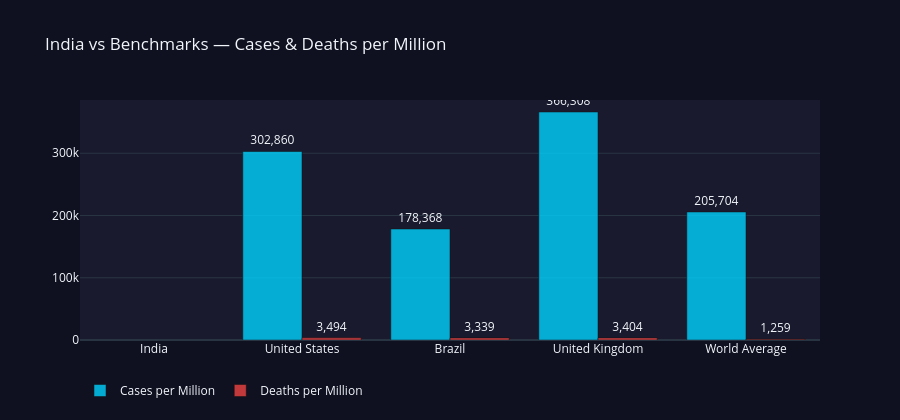
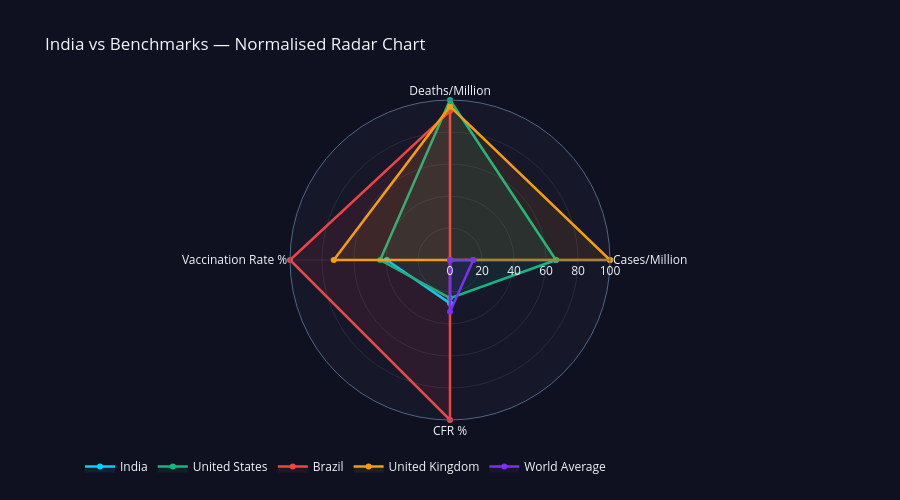

The code cell stored with these charts, in order, in its notebook:
### Markdown cell above
## Cell 5 — India vs Global Benchmark Comparison

### Code cell
# =============================================================================
# CELL 5 — India vs Global Benchmark Comparison
# =============================================================================

BENCHMARKS = ["India","United States","Brazil","United Kingdom"]

def latest_snapshot(df, loc):
    sub = df[df["location"] == loc].sort_values("date")
    return sub.iloc[-1] if not sub.empty else pd.Series(dtype=float)

bench_rows = []
for loc in BENCHMARKS:
    row = latest_snapshot(covid_df, loc)
    if not row.empty:
        bench_rows.append({
            "location": loc,
            "total_cases_per_million":  row.get("total_cases_per_million",  np.nan),
            "total_deaths_per_million": row.get("total_deaths_per_million", np.nan),
            "vaccination_rate":         row.get("vaccination_rate",         np.nan),
            "case_fatality_rate":       row.get("case_fatality_rate",       np.nan),
        })

world_latest = covid_df.sort_values("date").groupby("location").last().reset_index()
bench_rows.append({
    "location": "World Average",
    "total_cases_per_million":  world_latest["total_cases_per_million"].mean(),
    "total_deaths_per_million": world_latest["total_deaths_per_million"].mean(),
    "vaccination_rate":         world_latest["vaccination_rate"].mean(),
    "case_fatality_rate":       world_latest["case_fatality_rate"].mean(),
})
bench_df = pd.DataFrame(bench_rows)
bench_df["cfr_pct"] = bench_df["case_fatality_rate"].apply(
    lambda v: v * 100 if pd.notna(v) and v <= 1 else v)

print(bench_df[["location","total_cases_per_million","total_deaths_per_million",
                "vaccination_rate","cfr_pct"]].to_string(index=False, float_format="{:.2f}".format))

# Grouped bar chart
fig5a = go.Figure()
for metric, label, colour in [
    ("total_cases_per_million",  "Cases per Million",  "rgba(0,210,255,0.8)"),
    ("total_deaths_per_million", "Deaths per Million", "rgba(239,68,68,0.8)"),
]:
    fig5a.add_trace(go.Bar(name=label, x=bench_df["location"], y=bench_df[metric],
                           marker_color=colour,
                           text=bench_df[metric].apply(lambda v: f"{v:,.0f}" if pd.notna(v) else ""),
                           textposition="outside",
                           hovertemplate=f"<b>%{{x}}</b><br>{label}: %{{y:,.0f}}<extra></extra>"))
fig5a.update_layout(template="plotly_dark", barmode="group", height=420,
                    title="India vs Benchmarks — Cases & Deaths per Million",
                    paper_bgcolor="#0f1120", plot_bgcolor="#1a1a2e",
                    legend=dict(orientation="h", y=-0.15))
fig5a.show()

# Radar chart
radar_metrics = ["total_cases_per_million","total_deaths_per_million","vaccination_rate","cfr_pct"]
radar_labels  = ["Cases/Million","Deaths/Million","Vaccination Rate %","CFR %"]
radar_norm = bench_df[["location"] + radar_metrics].copy()
for col in radar_metrics:
    lo, hi = radar_norm[col].min(), radar_norm[col].max()
    radar_norm[col] = (radar_norm[col] - lo) / (hi - lo + 1e-9) * 100

RADAR_COLOURS = {"India":"#00d2ff","United States":"#10b981","Brazil":"#ef4444",
                 "United Kingdom":"#f59e0b","World Average":"#7b2ff7"}
theta = radar_labels + [radar_labels[0]]
fig5b = go.Figure()
for _, row in radar_norm.iterrows():
    loc    = row["location"]
    values = [row[m] for m in radar_metrics] + [row[radar_metrics[0]]]
    colour = RADAR_COLOURS.get(loc, "#888")
    rt     = tuple(int(colour.lstrip("#")[i:i+2], 16) for i in (0,2,4))
    fig5b.add_trace(go.Scatterpolar(r=values, theta=theta, fill="toself", name=loc,
                                    line=dict(color=colour, width=2.5),
                                    fillcolor=f"rgba{rt+(0.09,)}"))
fig5b.update_layout(template="plotly_dark",
                    title="India vs Benchmarks — Normalised Radar Chart",
                    polar=dict(bgcolor="rgba(26,26,46,0.8)",
                               radialaxis=dict(visible=True, range=[0,100],
                                              gridcolor="rgba(255,255,255,0.08)"),
                               angularaxis=dict(gridcolor="rgba(255,255,255,0.08)")),
                    height=500, paper_bgcolor="#0f1120",
                    legend=dict(orientation="h", y=-0.10))
fig5b.show()

### Figure 1 — Plotly figure (JSON) as saved in the notebook; plotly's stock layout.template omitted (floating-point values rounded to 4 significant figures)
{"data": [{"hovertemplate": "<b>%{x}</b><br>Cases per Million: %{y:,.0f}<extra></extra>", "marker": {"color": "rgba(0,210,255,0.8)"}, "name": "Cases per Million", "text": ["", "302,860", "178,368", "366,308", "205,704"], "textposition": "outside", "type": "bar", "x": ["India", "United States", "Brazil", "United Kingdom", "World Average"], "y": [NaN, 302900.0, 178400.0, 366300.0, 205700.0]}, {"hovertemplate": "<b>%{x}</b><br>Deaths per Million: %{y:,.0f}<extra></extra>", "marker": {"color": "rgba(239,68,68,0.8)"}, "name": "Deaths per Million", "text": ["", "3,494", "3,339", "3,404", "1,259"], "textposition": "outside", "type": "bar", "x": ["India", "United States", "Brazil", "United Kingdom", "World Average"], "y": [NaN, 3494.0, 3339.0, 3404.0, 1259.0]}], "layout": {"barmode": "group", "height": 420, "legend": {"orientation": "h", "y": -0.15}, "paper_bgcolor": "#0f1120", "plot_bgcolor": "#1a1a2e", "title": {"text": "India vs Benchmarks — Cases & Deaths per Million"}}}

### Figure 2 — Plotly figure (JSON) as saved in the notebook; plotly's stock layout.template omitted (floating-point values rounded to 4 significant figures)
{"data": [{"fill": "toself", "fillcolor": "rgba(0, 210, 255, 0.09)", "line": {"color": "#00d2ff", "width": 2.5}, "name": "India", "r": [null, null, 39.51, 27.1, null], "theta": ["Cases/Million", "Deaths/Million", "Vaccination Rate %", "CFR %", "Cases/Million"], "type": "scatterpolar"}, {"fill": "toself", "fillcolor": "rgba(16, 185, 129, 0.09)", "line": {"color": "#10b981", "width": 2.5}, "name": "United States", "r": [66.24, 100.0, 43.65, 23.78, 66.24], "theta": ["Cases/Million", "Deaths/Million", "Vaccination Rate %", "CFR %", "Cases/Million"], "type": "scatterpolar"}, {"fill": "toself", "fillcolor": "rgba(239, 68, 68, 0.09)", "line": {"color": "#ef4444", "width": 2.5}, "name": "Brazil", "r": [0, 93.06, 100.0, 100.0, 0], "theta": ["Cases/Million", "Deaths/Million", "Vaccination Rate %", "CFR %", "Cases/Million"], "type": "scatterpolar"}, {"fill": "toself", "fillcolor": "rgba(245, 158, 11, 0.09)", "line": {"color": "#f59e0b", "width": 2.5}, "name": "United Kingdom", "r": [100.0, 96.01, 72.64, 0, 100.0], "theta": ["Cases/Million", "Deaths/Million", "Vaccination Rate %", "CFR %", "Cases/Million"], "type": "scatterpolar"}, {"fill": "toself", "fillcolor": "rgba(123, 47, 247, 0.09)", "line": {"color": "#7b2ff7", "width": 2.5}, "name": "World Average", "r": [14.55, 0, 0, 32.3, 14.55], "theta": ["Cases/Million", "Deaths/Million", "Vaccination Rate %", "CFR %", "Cases/Million"], "type": "scatterpolar"}], "layout": {"height": 500, "legend": {"orientation": "h", "y": -0.1}, "paper_bgcolor": "#0f1120", "polar": {"angularaxis": {"gridcolor": "rgba(255,255,255,0.08)"}, "bgcolor": "rgba(26,26,46,0.8)", "radialaxis": {"gridcolor": "rgba(255,255,255,0.08)", "range": [0, 100], "visible": true}}, "title": {"text": "India vs Benchmarks — Normalised Radar Chart"}}}
